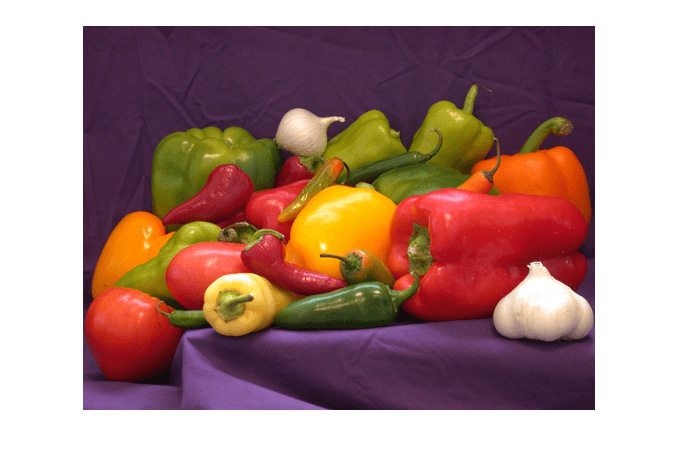
#> input picture pratica1_py/peppers.png, 678 x 467 px
$ jupyter execute filtros_borda.ipynb
#> lines starting #> are read from the running program, lines starting #| are printed output that depends on the picture; after the words box and inside, x2 and y2 are one past the last pixel; in counts of white or black regions, pixels touching at a corner belong together
[cell 1]
import cv2 as cv
import numpy as np
import matplotlib.pyplot as plt

[cell 2]
def plot(img, cmap = 'gray'):
    plt.imshow(img, cmap)
    plt.show()

[cell 3]
img = cv.imread('peppers.png', cv.IMREAD_COLOR)
#> img is the input picture: shape (467, 678, 3); mean B, G, R 132.5, 137.9, 171.7
img = cv.cvtColor(img, cv.COLOR_BGR2RGB)
plt.imshow(img)
plt.show()

## Roberts

$\nabla f = \displaystyle [ \frac{\partial}{\partial x}f, \frac{\partial}{\partial y}f ] $

$||\nabla f|| = \displaystyle \sqrt{ (\frac{\partial}{\partial x}f)^2 +  (\frac{\partial}{\partial y}f )^2}$

- Objetivo é fazer uma convolução em x e em y para achar os pontos cuja mudança é abrupta

[cell 4]
kernel_y = np.array([[-1, -2, -1], [0, 0, 0], [1, 2, 1]])
kernel_x = np.array([[-1, 0, 1], [-2, 0, 2], [-1, 0, 1]])

img_gray = cv.cvtColor(img, cv.COLOR_RGB2GRAY)
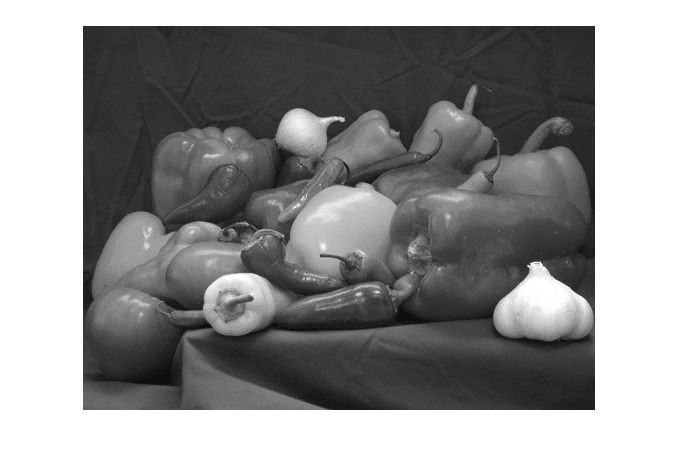
#> img_gray: shape (467, 678); min 14, max 255, mean 147.4
img_gray = cv.GaussianBlur(img_gray, (5, 5), 0)
#img_gray = cv.medianBlur(img_gray, ksize= 5)

#kernel_x = np.array([[1, 0], [0, -1]], dtype=np.float32)
#kernel_y = np.array([[0, 1], [-1, 0]], dtype=np.float32)


# Aplique as convoluções para calcular as derivadas nas direções x e y
derivada_x = cv.filter2D(img_gray, -1, kernel_x)
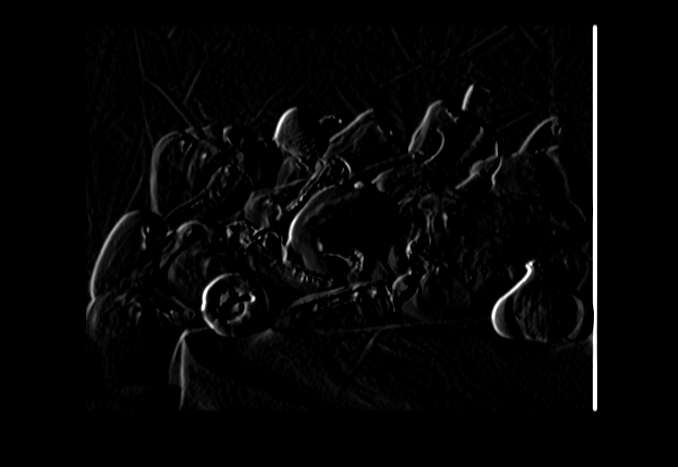
#> derivada_x: shape (467, 678); min 0, max 255, mean 5.6
derivada_y = cv.filter2D(img_gray, -1, kernel_y)
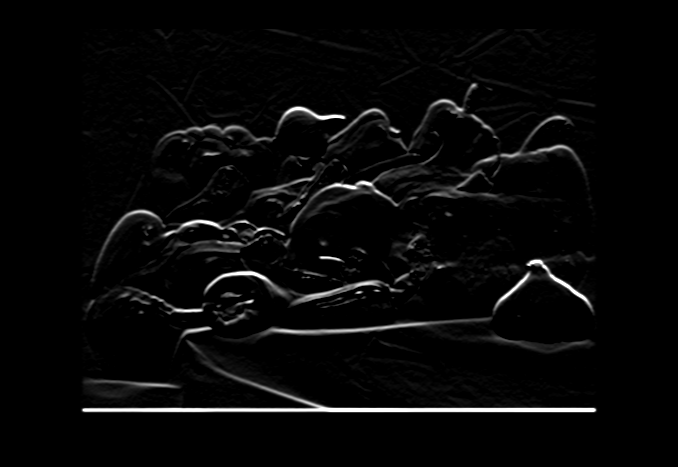
#> derivada_y: shape (467, 678); min 0, max 255, mean 7.8

#Calculando a magnitude na borda
magnitude_borda = np.sqrt(derivada_x**2 + derivada_y**2)
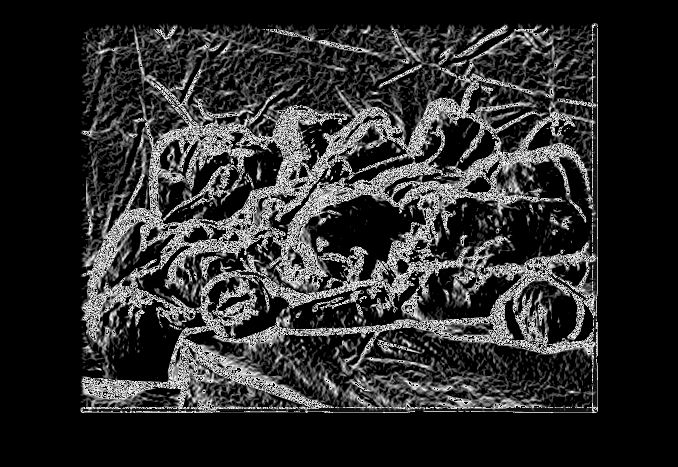
#> magnitude_borda: shape (467, 678) float16; min 0, max 15.81, mean 2.74; drawn with min black and max white

#transformando para inteiros [0, 255]
magnitude_borda = magnitude_borda.astype("uint8")

[cell 5]
fig, ax = plt.subplots(2, 2, figsize = (12, 8))
fig.subplots_adjust(hspace=0.5)

ax[0, 0].imshow(img_gray, cmap = 'gray')
ax[0, 0].set_title("Imagem original")

ax[0, 1].imshow(derivada_x, cmap = 'gray')
ax[0, 1].set_title(r"$\frac{\partial}{\partial x}f$")

ax[1, 0].imshow(derivada_y, cmap = 'gray')
ax[1, 0].set_title(r"$\frac{\partial}{\partial y}f$")

ax[1, 1].imshow(magnitude_borda, cmap = 'gray')
ax[1, 1].set_title(r"$||\nabla f||$")


plt.show()

[cell 6]
#Aplicando closing nas bordas

for i, val in enumerate([3, 5, 25]):
    bordas_finas = cv.morphologyEx(magnitude_borda, cv.MORPH_CLOSE, (val, val))
    plot(bordas_finas, 'gray')
    plt.show()
#> this loop made 3 passes
#> pass 1, `bordas_finas = cv.morphologyEx(magnitude_borda, cv.MORPH_CLOSE, (val, ..`:
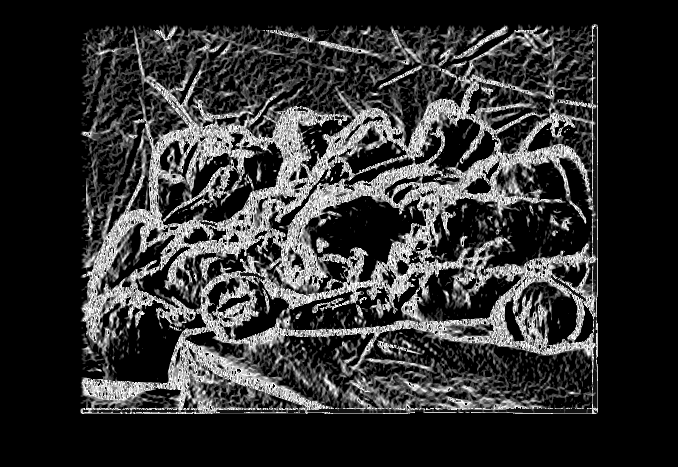
#> bordas_finas: shape (467, 678); min 0, max 15, mean 2.9; drawn with min black and max white

## Outros filtros: canny, sobel, laplaciano

- Já existem em OpenCV, não é preciso implementar

[cell 7]
bordas_canny = cv.Canny(img, 100, 200)
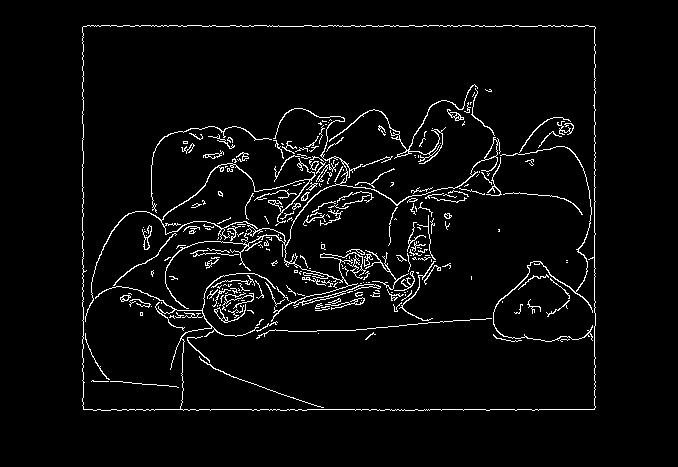
#> bordas_canny: shape (467, 678); 4% white in thin lines or dots, all inside (x1, y1, x2, y2) = (82, 25, 596, 411)
plot(bordas_canny)
